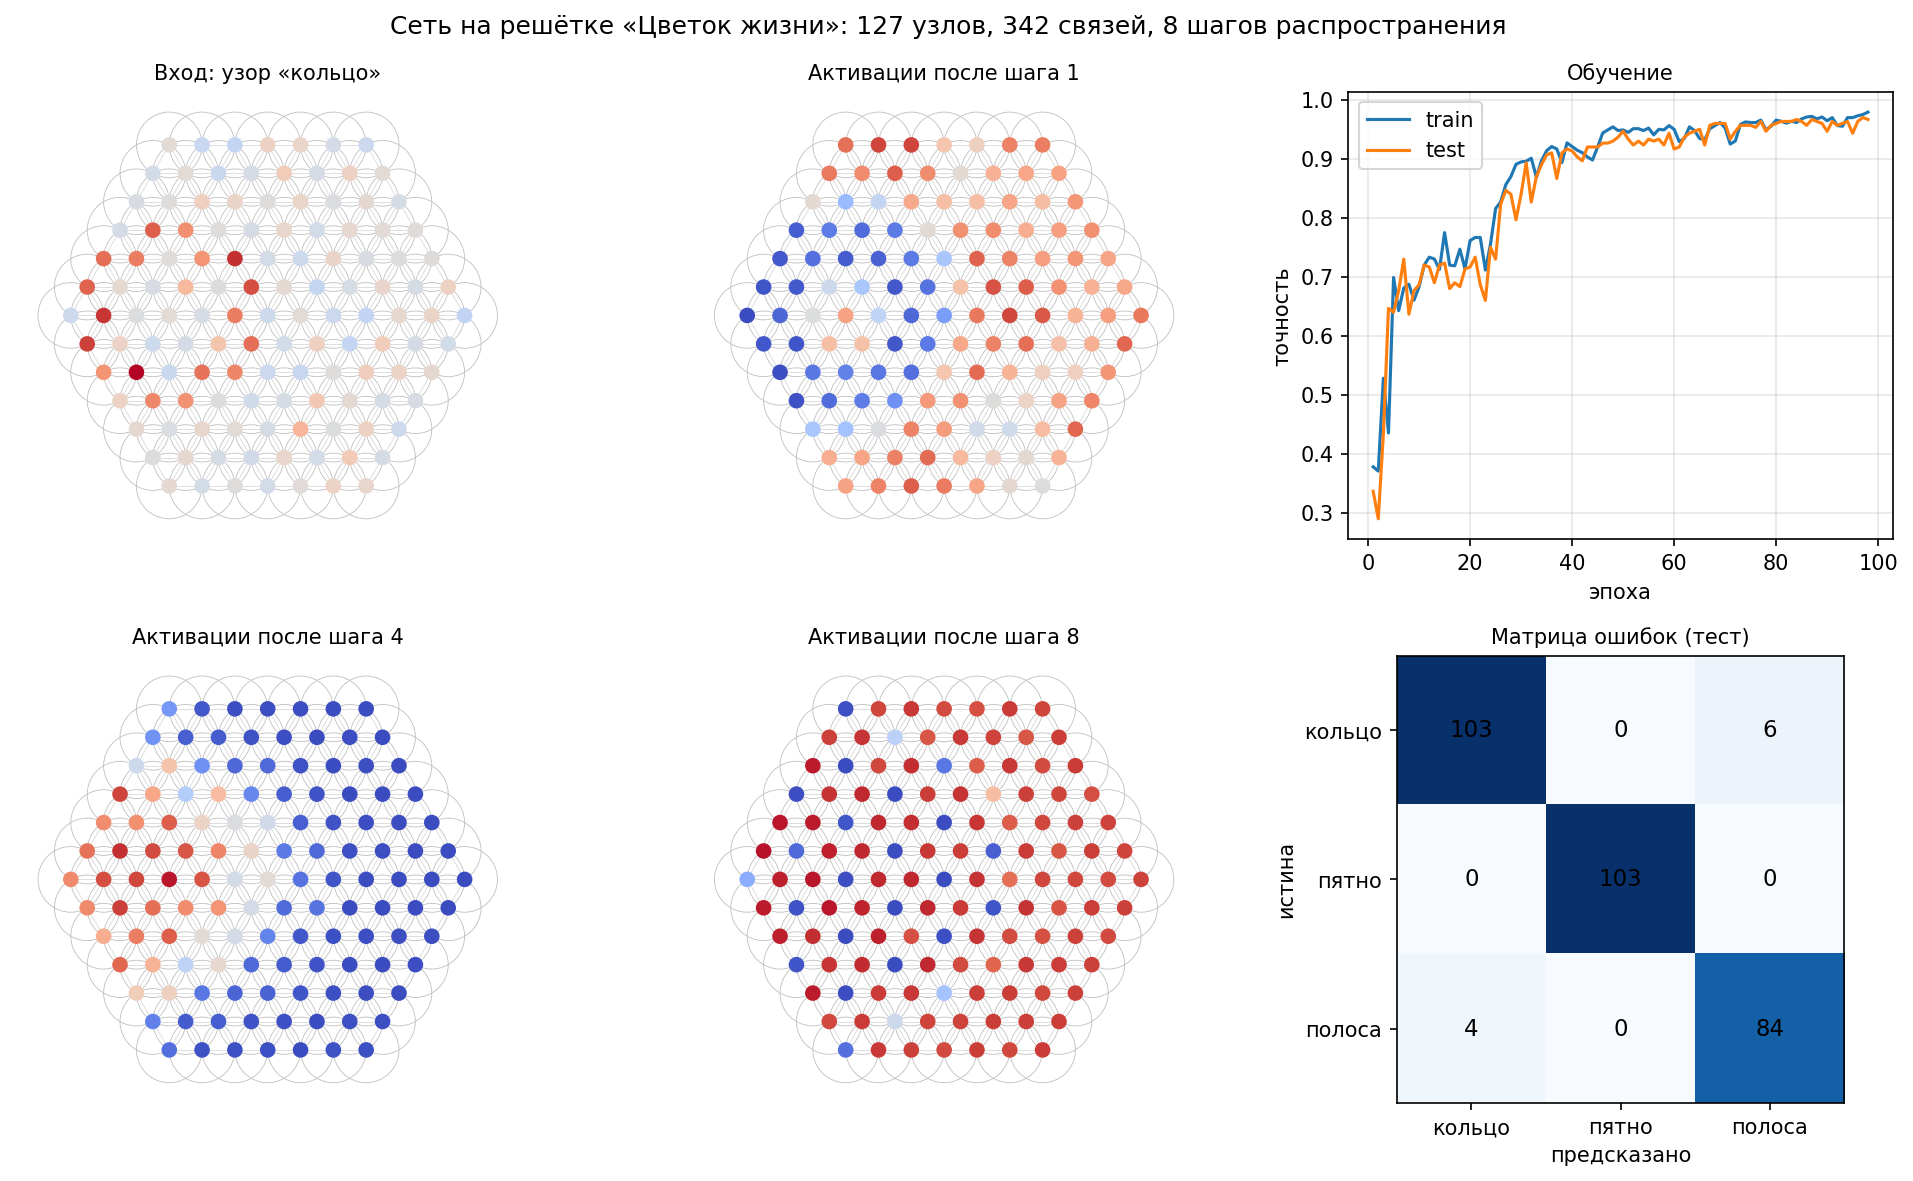

The Python source for this figure:
# -*- coding: utf-8 -*-
"""
Нейросеть на решётке «Цветок жизни».

Узлы = центры окружностей (гексагональная решётка, R колец).
Рёбра = пересечения соседних окружностей (6 соседей у каждого узла).
Модель = рекуррентный message passing с общими весами (аналог свёртки),
обучение = ручной backprop на numpy, оптимизатор Adam.

Задача: классификация узоров активации на решётке (кольцо / пятно / полоса).
"""
import numpy as np

rng = np.random.default_rng(42)

# ---------------------------------------------------------------- решётка
def build_lattice(R):
    """Гексагональная решётка из R колец. Возвращает координаты и соседей."""
    axial = [(q, r) for q in range(-R, R + 1) for r in range(-R, R + 1)
             if max(abs(q), abs(r), abs(q + r)) <= R]
    index = {a: i for i, a in enumerate(axial)}
    pos = np.array([(q + r / 2.0, r * np.sqrt(3) / 2.0) for q, r in axial])
    dirs = [(1, 0), (-1, 0), (0, 1), (0, -1), (1, -1), (-1, 1)]
    n = len(axial)
    A = np.zeros((n, n))
    for (q, r), i in index.items():
        for dq, dr in dirs:
            j = index.get((q + dq, r + dr))
            if j is not None:
                A[i, j] = 1.0
    A_hat = A / np.maximum(A.sum(1, keepdims=True), 1)   # среднее по соседям
    return pos, A, A_hat

R = 6
pos, A, A_hat = build_lattice(R)
N = len(pos)                      # 127 узлов
print(f"Решётка: {N} узлов, {int(A.sum() / 2)} связей (пересечений)")

# ---------------------------------------------------------------- данные
def make_dataset(n_samples):
    """3 класса узоров на решётке: 0=кольцо, 1=пятно, 2=полоса."""
    X = np.zeros((n_samples, N, 1))
    y = rng.integers(0, 3, n_samples)
    inner = np.where(np.linalg.norm(pos, axis=1) < R - 2.5)[0]
    for s in range(n_samples):
        c = pos[rng.choice(inner)]
        d = np.linalg.norm(pos - c, axis=1)
        if y[s] == 0:                                # кольцо
            r0 = rng.uniform(1.6, 3.2)
            v = (np.abs(d - r0) < 0.55).astype(float)
        elif y[s] == 1:                              # пятно
            v = np.exp(-d ** 2 / (2 * 1.1 ** 2))
        else:                                        # полоса
            ang = rng.uniform(0, np.pi)
            nvec = np.array([np.cos(ang), np.sin(ang)])
            v = (np.abs((pos - c) @ nvec) < 0.55).astype(float)
        v = v + rng.normal(0, 0.15, N)               # шум
        X[s, :, 0] = v
    return X, y

# ---------------------------------------------------------------- модель
D, K = 8, 8          # размерность признаков узла, число шагов распространения

def init(shape, scale=None):
    scale = scale or 1.0 / np.sqrt(shape[0])
    return rng.normal(0, scale, shape)

P = {
    "Win": init((1, D)), "bin": np.zeros(D),
    "Ws":  init((D, D)), "Wn": init((D, D)), "b": np.zeros(D),
    "Wo":  init((2 * D, 3), 1.0 / np.sqrt(2 * D)), "bo": np.zeros(3),
}

def forward(X):
    cache = {"X": X, "H": []}
    h = np.tanh(X @ P["Win"] + P["bin"])             # (B,N,D)
    cache["H"].append(h)
    for _ in range(K):                               # волна по решётке
        m = np.matmul(A_hat, h)                      # среднее по соседям
        h = np.tanh(h @ P["Ws"] + m @ P["Wn"] + P["b"])
        cache["H"].append(h)
    amax = h.argmax(axis=1)                          # (B,D) индексы max-узлов
    g = np.concatenate([h.mean(axis=1),
                        np.take_along_axis(h, amax[:, None, :], 1)[:, 0, :]], 1)
    logits = g @ P["Wo"] + P["bo"]
    cache["g"], cache["amax"] = g, amax
    return logits, cache

def loss_and_grads(X, y):
    B = len(y)
    logits, cache = forward(X)
    e = np.exp(logits - logits.max(1, keepdims=True))
    p = e / e.sum(1, keepdims=True)
    loss = -np.log(p[np.arange(B), y] + 1e-12).mean()
    acc = (p.argmax(1) == y).mean()

    G = {k: np.zeros_like(v) for k, v in P.items()}
    dlogits = p.copy()
    dlogits[np.arange(B), y] -= 1
    dlogits /= B
    G["Wo"] = cache["g"].T @ dlogits
    G["bo"] = dlogits.sum(0)
    dg = dlogits @ P["Wo"].T                          # (B,2D)
    dh = dg[:, None, :D] / N * np.ones((B, N, 1))     # градиент mean-пуллинга
    dmax = np.zeros((B, N, D))                        # градиент max-пуллинга
    np.put_along_axis(dmax, cache["amax"][:, None, :],
                      dg[:, None, D:], axis=1)
    dh = dh + dmax
    for t in range(K, 0, -1):
        h_out, h_in = cache["H"][t], cache["H"][t - 1]
        dpre = dh * (1 - h_out ** 2)
        m_in = np.matmul(A_hat, h_in)
        dpre2 = dpre.reshape(-1, D)
        G["Ws"] += h_in.reshape(-1, D).T @ dpre2
        G["Wn"] += m_in.reshape(-1, D).T @ dpre2
        G["b"]  += dpre2.sum(0)
        dh = dpre @ P["Ws"].T + np.matmul(A_hat.T, dpre @ P["Wn"].T)
    h0 = cache["H"][0]
    dpre = dh * (1 - h0 ** 2)
    G["Win"] = cache["X"].reshape(-1, 1).T @ dpre.reshape(-1, D)
    G["bin"] = dpre.sum((0, 1))
    return loss, acc, G

# ---------------------------------------------------------------- обучение
def train(epochs=200, batch=64, lr=3e-3, time_budget=None):
    import time
    t_start = time.time()
    Xtr, ytr = make_dataset(900)
    Xte, yte = make_dataset(300)
    M = {k: np.zeros_like(v) for k, v in P.items()}
    V = {k: np.zeros_like(v) for k, v in P.items()}
    history, t = [], 0
    for ep in range(epochs):
        idx = rng.permutation(len(ytr))
        ep_loss = ep_acc = nb = 0
        for i in range(0, len(ytr), batch):
            j = idx[i:i + batch]
            loss, acc, G = loss_and_grads(Xtr[j], ytr[j])
            t += 1
            for k in P:
                M[k] = 0.9 * M[k] + 0.1 * G[k]
                V[k] = 0.999 * V[k] + 0.001 * G[k] ** 2
                mh, vh = M[k] / (1 - 0.9 ** t), V[k] / (1 - 0.999 ** t)
                P[k] -= lr * mh / (np.sqrt(vh) + 1e-8)
            ep_loss += loss; ep_acc += acc; nb += 1
        logits, _ = forward(Xte)
        te_acc = (logits.argmax(1) == yte).mean()
        history.append((ep_loss / nb, ep_acc / nb, te_acc))
        if (ep + 1) % 20 == 0:
            print(f"эпоха {ep+1:3d}  loss {ep_loss/nb:.3f}  "
                  f"train acc {ep_acc/nb:.3f}  test acc {te_acc:.3f}")
        if time_budget and time.time() - t_start > time_budget:
            print(f"(остановка по бюджету времени на эпохе {ep+1})")
            break
    return history, (Xte, yte)

# ---------------------------------------------------------------- запуск
if __name__ == "__main__":
    import os
    if os.environ.get("CONTINUE") and os.path.exists("weights.npz"):
        for k, v in np.load("weights.npz").items():
            P[k] = v
        print("(веса загружены, дообучение)")
    history, (Xte, yte) = train(
        time_budget=float(os.environ.get("TIME_BUDGET", 0)) or None)
    np.savez("weights.npz", **P)
    logits, cache = forward(Xte)
    pred = logits.argmax(1)
    print(f"\nИтоговая точность на тесте: {(pred == yte).mean():.3f}")
    names = ["кольцо", "пятно", "полоса"]
    for c in range(3):
        m = yte == c
        print(f"  {names[c]:7s}: {(pred[m] == c).mean():.3f}")

    # ------------------------------------------------------------ картинка
    import matplotlib
    matplotlib.use("Agg")
    import matplotlib.pyplot as plt
    from matplotlib.patches import Circle

    def draw_flower(ax, values, title, sample_edges=True):
        vmax = np.abs(values).max() + 1e-9
        for i, (x, yy) in enumerate(pos):
            ax.add_patch(Circle((x, yy), 1.0, fill=False,
                                lw=0.4, color="0.75", zorder=1))
        if sample_edges:
            ii, jj = np.where(np.triu(A) > 0)
            for i, j in zip(ii, jj):
                ax.plot(*zip(pos[i], pos[j]), color="0.85", lw=0.4, zorder=0)
        sc = ax.scatter(pos[:, 0], pos[:, 1], c=values, s=42,
                        cmap="coolwarm", vmin=-vmax, vmax=vmax, zorder=2)
        ax.set_title(title, fontsize=10)
        ax.set_aspect("equal"); ax.axis("off")

    # пример: как сигнал распространяется по решётке
    s = int(np.where(yte == 0)[0][0])                # образец «кольцо»
    fig, axes = plt.subplots(2, 3, figsize=(13, 8))
    draw_flower(axes[0, 0], Xte[s, :, 0], "Вход: узор «кольцо»")
    for k, step in enumerate([1, 4, 8]):
        h = cache["H"][step][s]
        draw_flower(axes[0, 1] if k == 0 else axes[1, k - 1],
                    h[:, np.argmax(h.var(0))],
                    f"Активации после шага {step}")
    ep = np.arange(1, len(history) + 1)
    hist = np.array(history)
    ax = axes[0, 2]
    ax.plot(ep, hist[:, 1], label="train")
    ax.plot(ep, hist[:, 2], label="test")
    ax.set_xlabel("эпоха"); ax.set_ylabel("точность")
    ax.set_title("Обучение", fontsize=10); ax.legend(); ax.grid(alpha=0.3)
    ax = axes[1, 2]
    cm = np.zeros((3, 3), int)
    for yt, yp in zip(yte, pred):
        cm[yt, yp] += 1
    ax.imshow(cm, cmap="Blues")
    for i in range(3):
        for j in range(3):
            ax.text(j, i, cm[i, j], ha="center", va="center", fontsize=11)
    ax.set_xticks(range(3), names); ax.set_yticks(range(3), names)
    ax.set_xlabel("предсказано"); ax.set_ylabel("истина")
    ax.set_title("Матрица ошибок (тест)", fontsize=10)
    fig.suptitle("Сеть на решётке «Цветок жизни»: "
                 f"{N} узлов, {int(A.sum()/2)} связей, {K} шагов распространения",
                 fontsize=12)
    fig.tight_layout()
    fig.savefig("flower_of_life_net.png", dpi=150, bbox_inches="tight")
    print("Сохранено: flower_of_life_net.png")
